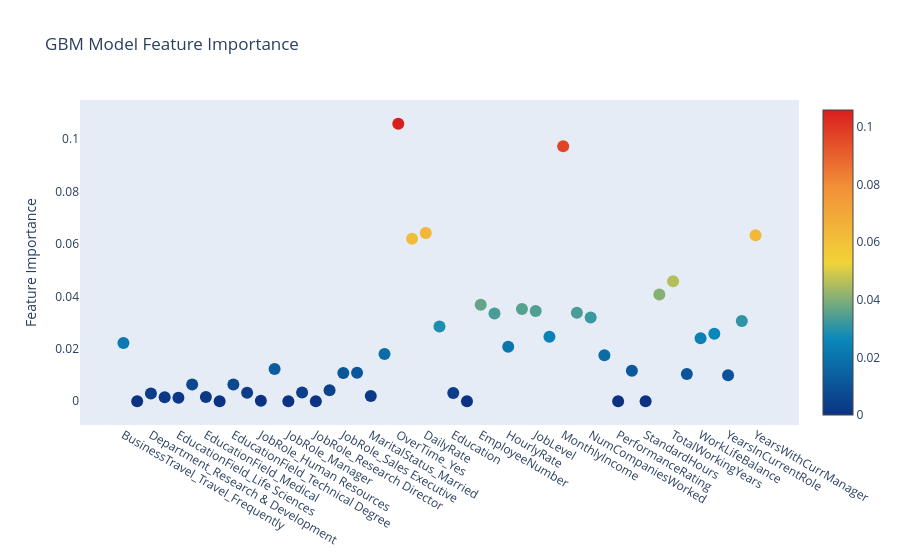

Notebook code cell kept with this figure:
### Code cell
trace = go.Scatter(
    y=gb.feature_importances_,
    x=df_final.columns.values,
    mode="markers",
    marker=dict(
        sizemode="diameter",
        sizeref=1.3,
        size=12,
        color=gb.feature_importances_,
        colorscale="Portland",
        showscale=True,
    ),
    text=df_final.columns.values,
)
data = [trace]

layout = go.Layout(
    autosize=True,
    title="GBM Model Feature Importance",
    hovermode="closest",
    xaxis=dict(ticklen=5, showgrid=False, zeroline=False, showline=False),
    yaxis=dict(
        title="Feature Importance",
        showgrid=False,
        zeroline=False,
        ticklen=5,
        gridwidth=2,
    ),
    showlegend=False,
)
fig = go.Figure(data=data, layout=layout)
py.iplot(fig, filename="scatter")

### Figure 1 — Plotly figure (JSON) as saved in the notebook; plotly's stock layout.template omitted (floating-point values rounded to 4 significant figures)
{"data": [{"marker": {"color": [0.02223, 0.0, 0.00298, 0.001518, 0.001323, 0.006434, 0.001628, 0.0, 0.006435, 0.003267, 0.0001512, 0.01231, 0.0, 0.003366, 0.0, 0.004233, 0.01078, 0.01084, 0.001984, 0.01805, 0.1059, 0.06207, 0.06424, 0.02856, 0.003133, 0.0, 0.03683, 0.03351, 0.02082, 0.03518, 0.03448, 0.02466, 0.0973, 0.03377, 0.03199, 0.0176, 0.0, 0.01168, 0.0, 0.04074, 0.04582, 0.01038, 0.02408, 0.0258, 0.009934, 0.03062, 0.06333], "colorscale": [[0.0, "rgb(12,51,131)"], [0.25, "rgb(10,136,186)"], [0.5, "rgb(242,211,56)"], [0.75, "rgb(242,143,56)"], [1.0, "rgb(217,30,30)"]], "showscale": true, "size": 12, "sizemode": "diameter", "sizeref": 1.3}, "mode": "markers", "text": ["BusinessTravel_Travel_Frequently", "BusinessTravel_Travel_Rarely", "Department_Research & Development", "Department_Sales", "EducationField_Life Sciences", "EducationField_Marketing", "EducationField_Medical", "EducationField_Other", "EducationField_Technical Degree", "Gender_Male", "JobRole_Human Resources", "JobRole_Laboratory Technician", "JobRole_Manager", "JobRole_Manufacturing Director", "JobRole_Research Director", "JobRole_Research Scientist", "JobRole_Sales Executive", "JobRole_Sales Representative", "MaritalStatus_Married", "MaritalStatus_Single", "OverTime_Yes", "Age", "DailyRate", "DistanceFromHome", "Education", "EmployeeCount", "EmployeeNumber", "EnvironmentSatisfaction", "HourlyRate", "JobInvolvement", "JobLevel", "JobSatisfaction", "MonthlyIncome", "MonthlyRate", "NumCompaniesWorked", "PercentSalaryHike", "PerformanceRating", "RelationshipSatisfaction", "StandardHours", "StockOptionLevel", "TotalWorkingYears", "TrainingTimesLastYear", "WorkLifeBalance", "YearsAtCompany", "YearsInCurrentRole", "YearsSinceLastPromotion", "YearsWithCurrManager"], "x": ["BusinessTravel_Travel_Frequently", "BusinessTravel_Travel_Rarely", "Department_Research & Development", "Department_Sales", "EducationField_Life Sciences", "EducationField_Marketing", "EducationField_Medical", "EducationField_Other", "EducationField_Technical Degree", "Gender_Male", "JobRole_Human Resources", "JobRole_Laboratory Technician", "JobRole_Manager", "JobRole_Manufacturing Director", "JobRole_Research Director", "JobRole_Research Scientist", "JobRole_Sales Executive", "JobRole_Sales Representative", "MaritalStatus_Married", "MaritalStatus_Single", "OverTime_Yes", "Age", "DailyRate", "DistanceFromHome", "Education", "EmployeeCount", "EmployeeNumber", "EnvironmentSatisfaction", "HourlyRate", "JobInvolvement", "JobLevel", "JobSatisfaction", "MonthlyIncome", "MonthlyRate", "NumCompaniesWorked", "PercentSalaryHike", "PerformanceRating", "RelationshipSatisfaction", "StandardHours", "StockOptionLevel", "TotalWorkingYears", "TrainingTimesLastYear", "WorkLifeBalance", "YearsAtCompany", "YearsInCurrentRole", "YearsSinceLastPromotion", "YearsWithCurrManager"], "y": [0.02223, 0.0, 0.00298, 0.001518, 0.001323, 0.006434, 0.001628, 0.0, 0.006435, 0.003267, 0.0001512, 0.01231, 0.0, 0.003366, 0.0, 0.004233, 0.01078, 0.01084, 0.001984, 0.01805, 0.1059, 0.06207, 0.06424, 0.02856, 0.003133, 0.0, 0.03683, 0.03351, 0.02082, 0.03518, 0.03448, 0.02466, 0.0973, 0.03377, 0.03199, 0.0176, 0.0, 0.01168, 0.0, 0.04074, 0.04582, 0.01038, 0.02408, 0.0258, 0.009934, 0.03062, 0.06333], "type": "scatter"}], "layout": {"autosize": true, "hovermode": "closest", "showlegend": false, "title": {"text": "GBM Model Feature Importance"}, "xaxis": {"showgrid": false, "showline": false, "ticklen": 5, "zeroline": false}, "yaxis": {"gridwidth": 2, "showgrid": false, "ticklen": 5, "title": {"text": "Feature Importance"}, "zeroline": false}}}
